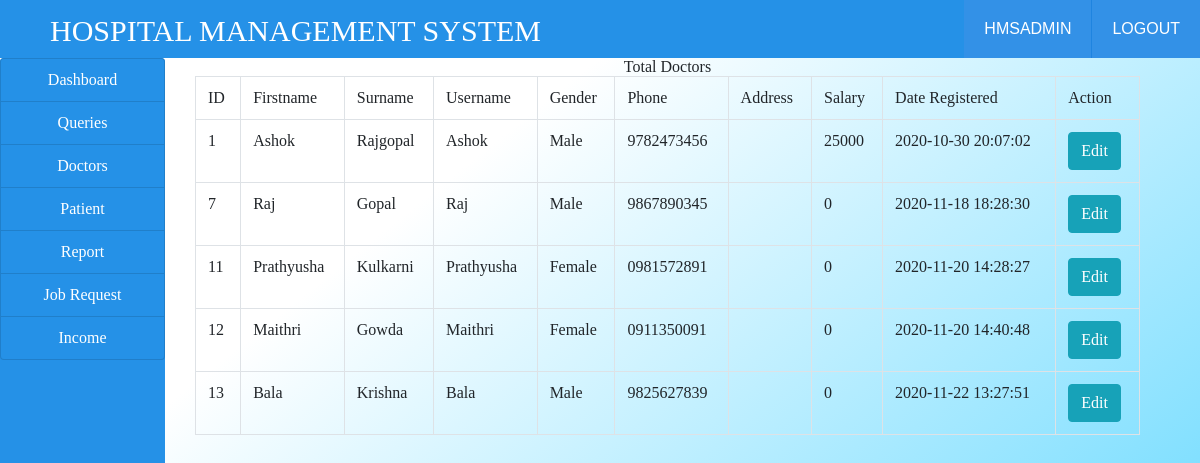
The app's page /doctor.php (signed in) with its own data.
### tables this page shows
CREATE TABLE `doctors` (
  `id` int(100) NOT NULL,
  `firstname` varchar(100) NOT NULL,
  `surname` varchar(100) NOT NULL,
  `username` varchar(100) NOT NULL,
  `email` varchar(100) NOT NULL,
  `gender` varchar(100) NOT NULL,
  `phone` varchar(10) NOT NULL,
  `country` varchar(100) NOT NULL,
  `password` int(100) NOT NULL,
  `salary` int(100) NOT NULL,
  `data_reg` varchar(100) NOT NULL,
  `status` varchar(100) NOT NULL,
  `profile` varchar(100) NOT NULL
);

### doctor.php (the view, shortened to what this page needs)
<!DOCTYPE html>
<html>
<head>
</head>
<body>
 <?php
include("link.php");
include("ribbon.php");
include("connection.php");
 ?>
 <div class="container-fluid" style= "background: linear-gradient(to bottom right, #ffffff 25%, #33ccff 100%);">
 	<div class="col-md-12">
 		<div class="row">
 			<div class="col-md-2" style="margin-left: -30px">
 				<?php
 					include("sidenav.php");
 				?>
 			</div>
 			<div class="col-md-10">
                  <h5 class="text-center">Total Doctors</h5>
 				<?php
 				$query = "SELECT * FROM doctors WHERE status='Approved' ORDER BY data_reg ASC";
 				$res=mysqli_query($conn,$query);
$output = "";
$output .="
      <table class='table table-bordered'>
      <tr>
      		<th>ID</th>
      		<th>Firstname</th>
      		<th>Surname</th>
      		<th>Username</th>
      		<th>Gender</th>
      		<th>Phone</th>
      		<th>Address</th>
      		<th>Salary</th>
      		<th>Date Registered</th>
      		<th>Action</th>
      </tr>
";
while($row=mysqli_fetch_array($res)) {
	$output .="
		<tr>
		  <td>".$row['id']."</td>
		  <td>".$row['firstname']."</td>
		  <td>".$row['surname']."</td>
		  <td>".$row['username']."</td>
		  <td>".$row['gender']."</td>
		  <td>".$row['phone']."</td>
		  <td>".$row['address']."</td>
		  <td>".$row['salary']."</td>
		  <td>".$row['data_reg']."</td>
		  <td>
		   <a href='edit.php?id=".$row['id']."'>
            <button class='btn btn-info'>Edit</button>
		   </a>
		  </td>
	";
}
$output .="
  </tr>
  </table>
";
echo $output;
 				?>
 			</div>
 		</div>
 	</div>
 </div>
</body>
</html>

### link.php (shortened to what this page needs)
<!DOCTYPE html>
<html>
<head>
<link rel="stylesheet" href="https://maxcdn.bootstrapcdn.com/bootstrap/4.5.2/css/bootstrap.min.css">
<link href="css/style.css" rel="stylesheet" type="text/css"  media="all" />
<link rel="stylesheet" type="text/css" href=https://cdnjs.cloudflare.com/ajax/libs/font-awesome/5.13.0/css/all.min.css">
<link rel="stylesheet" type="text/css" href="https://stackpath.bootstrapcdn.com/font-awesome/4.7.0/css/font-awesome.min.css">
</head>
<body>
</body>
</html>

### ribbon.php (shortened to what this page needs)
<!DOCTYPE html>
<html>
<head>
</head>
<body>
<?php
 include("link.php");
?>
<div class="header">
				<div class="wrap" style="width:100%; background:#2591E7;">
				<div class="logo">
					<a href="index.php" style="font-size: 30px; margin-left: 50px; color: white;">HOSPITAL MANAGEMENT SYSTEM</a>
				</div>
				<div class="top-nav">
					<ul>
						<?php
							if (isset($_SESSION['admin']))
							{
								$user = $_SESSION['admin'];
								echo '
								<li class="nav-item"><a href="#" class="nav-link text-white">'.$user.'</a></li>
								<li class="nav-item"><a href="logout.php" class="nav-link text-white">Logout</a></li>';
							}else if(isset($_SESSION['doctor'])){
								$user = $_SESSION['doctor'];
								echo '
								<li class="nav-item"><a href="#" class="nav-link text-white">'.$user.'</a></li>
								<li class="nav-item"><a href="logoutdoc.php" class="nav-link text-white">Logout</a></li>';
							}else if(isset($_SESSION['patient'])){
								$user = $_SESSION['patient'];
								echo '
								<li class="nav-item"><a href="#" class="nav-link text-white">'.$user.'</a></li>
								<li class="nav-item"><a href="logoutpatient.php" class="nav-link text-white">Logout</a></li>';
							}
						?>
					</ul>
				</div>
	</div>
</div>
</body>
</html>

### sidenav.php (shortened to what this page needs)
<!DOCTYPE html>
<html>
<head>
</head>
<body>
	<div class="list-group" style="height: 120vh; background:#2591E7;">
			<a href="adminmainpage.php" class="list-group-item list-group-item-action text-center text-white" style="background:#2591E7;">Dashboard</a>
			<a href="query.php" class="list-group-item list-group-item-action text-center text-white" style="background:#2591E7;">Queries</a>
			<a href="doctor.php" class="list-group-item list-group-item-action text-center text-white" style="background:#2591E7;">Doctors</a>
			<a href="patient.php" class="list-group-item list-group-item-action text-center text-white" style="background:#2591E7;">Patient</a>
			<a href="report.php" class="list-group-item list-group-item-action text-center text-white" style="background:#2591E7;">Report</a>
			<a href="job_request.php" class="list-group-item list-group-item-action text-center text-white" style="background:#2591E7;">Job Request</a>
			<a href="income.php" class="list-group-item list-group-item-action text-center text-white" style="background:#2591E7;">Income</a>
	</div>
</body>
</html>

### css/style.css (style rules this page uses)
html,body,div,span,applet,object,iframe,h1,h2,h3,h4,h5,h6,p,blockquote,pre,a,abbr,acronym,address,big,cite,code,del,dfn,em,img,ins,kbd,q,s,samp,small,strike,strong,sub,sup,tt,var,b,u,i,dl,dt,dd,ol,nav ul,nav li,fieldset,form,label,legend,table,caption,tbody,tfoot,thead,tr,th,td,article,aside,canvas,details,embed,figure,figcaption,footer,header,hgroup,menu,nav,output,ruby,section,summary,time,mark,audio,video { margin:0;padding:0;border:0;font-size:100%;font:inherit;vertical-align:baseline; }
ol,ul { list-style:none;margin:0px;padding:0px; }
table { border-collapse:collapse;border-spacing:0; }
a { text-decoration:none; }
body { background:#F8FBFB; }
.wrap { width:70%; margin:0 auto; }
.header { background:url(../images/header-bg.png); }
.logo { float:left; margin-top: 14px; }
.top-nav { float:right; }
.top-nav ul li { display:inline-block; float: left; border-left: 1px solid rgb(31, 132, 224); }
.top-nav ul li:first-child { border-left:none; }
.top-nav ul li a { font-family: 'Ropa Sans', sans-serif; background:#3391E7; color: #fff; text-transform: uppercase; padding: 20px; display: block; }
@media screen and (max-width:1366px) { .wrap { width:90%; } }

### records on screen
doctors: id "1", firstname "Ashok", surname "Rajgopal", username "Ashok", gender "Male", phone "9782473456", salary "25000", data_reg "2020-10-30 20:07:02"
doctors: id "7", firstname "Raj", surname "Gopal", username "Raj", gender "Male", phone "9867890345", salary "0", data_reg "2020-11-18 18:28:30"
doctors: id "11", firstname "Prathyusha", surname "Kulkarni", username "Prathyusha", gender "Female", phone "0981572891", salary "0", data_reg "2020-11-20 14:28:27"
doctors: id "12", firstname "Maithri", surname "Gowda", username "Maithri", gender "Female", phone "0911350091", salary "0", data_reg "2020-11-20 14:40:48"
doctors: id "13", firstname "Bala", surname "Krishna", username "Bala", gender "Male", phone "9825627839", salary "0", data_reg "2020-11-22 13:27:51"

### other values on screen
$user "HMSADMIN"
